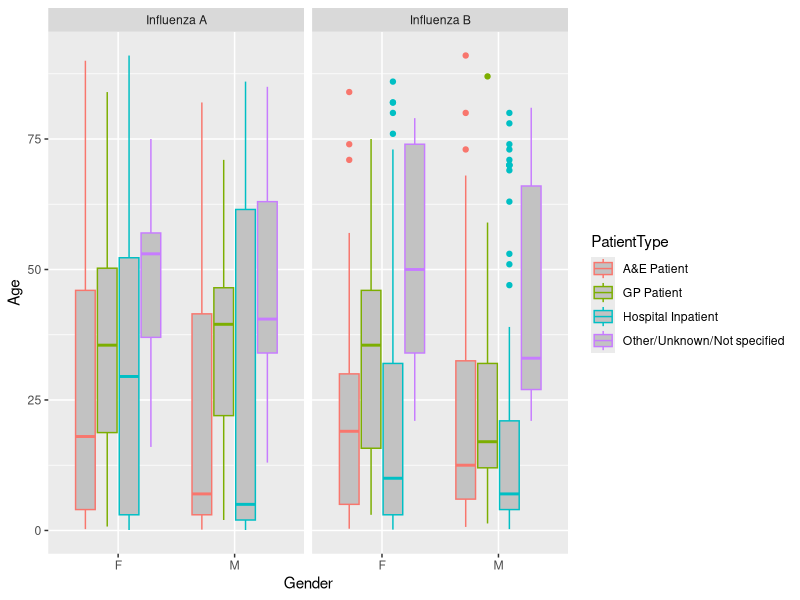
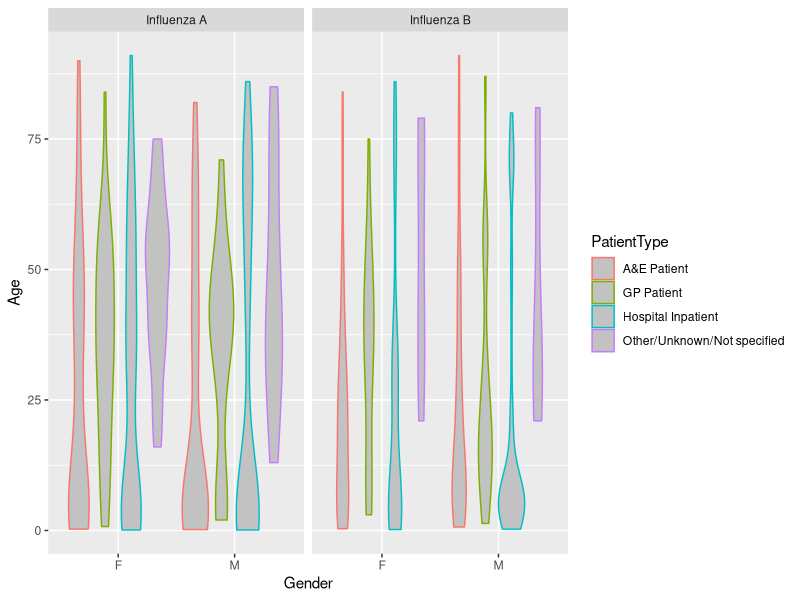
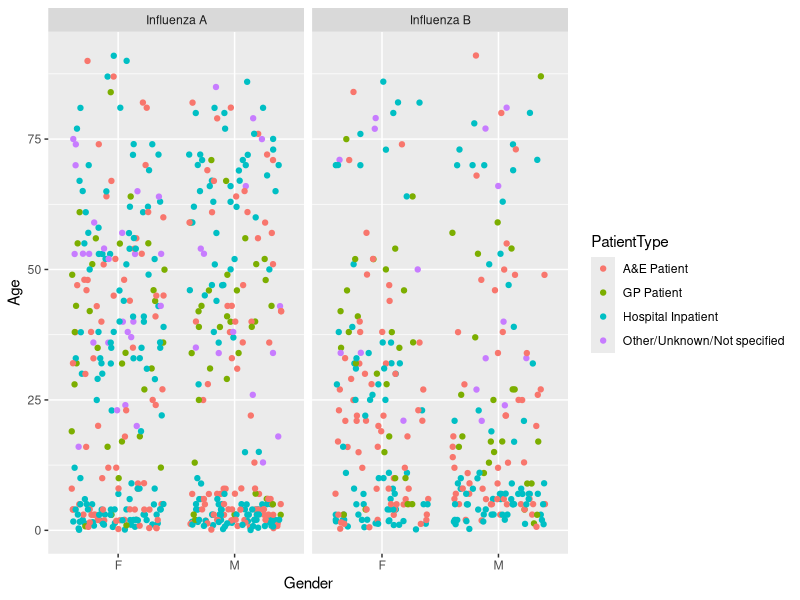

Source code (R) for these figures, in order:
library(ggplot2) # sets a specific library on

getwd() # checks your folder path
#setwd("/Users/cleofetrax/Desktop/Dev/DataViz/CA1/Excel Files") # my project folder path
setwd("C:/Users/N00152091/Desktop/DataViz/DataViz/CA1/Excel Files") # college computer folder path

q3 <- read.csv(file="q3.csv", header= TRUE, sep = ",") # imports the dataset from your folder path

# Boxplot
ggplot(q3, aes(Gender, Age, color = PatientType))+geom_boxplot(fill = "#c2c2c2")+ facet_wrap(~Disease)

# Violin Plot
ggplot(q3, aes(Gender, Age, color = PatientType)) + geom_violin(fill = "#c2c2c2") + facet_wrap(~Disease)

# Jitter Plot
ggplot(q3, aes(Gender, Age, color = PatientType)) + geom_jitter(fill = "white") + facet_wrap(~Disease)
